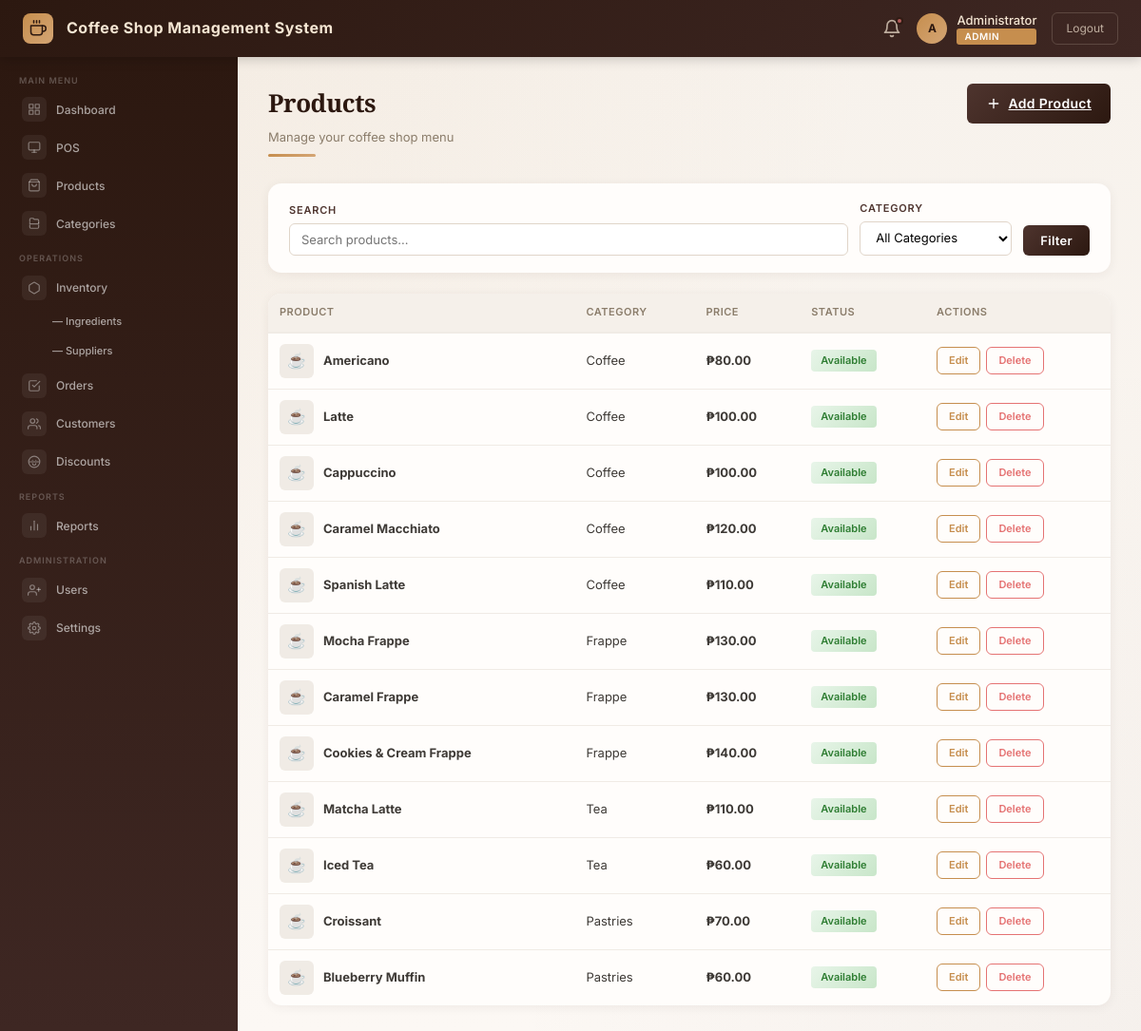
/modules/products/products.php (signed in), run on the app's committed database.
### tables this page shows
CREATE TABLE products (
    product_id    INT           AUTO_INCREMENT PRIMARY KEY,
    name          VARCHAR(100)  NOT NULL,
    description   TEXT          DEFAULT NULL,
    price         DECIMAL(10,2) NOT NULL,
    category_id   INT           DEFAULT NULL,
    image         VARCHAR(255)  DEFAULT NULL,
    status        ENUM('available', 'unavailable') NOT NULL DEFAULT 'available',
    created_at    TIMESTAMP     DEFAULT CURRENT_TIMESTAMP,
    updated_at    TIMESTAMP     DEFAULT CURRENT_TIMESTAMP ON UPDATE CURRENT_TIMESTAMP,
    FOREIGN KEY (category_id) REFERENCES categories(category_id) ON DELETE SET NULL
);

CREATE TABLE categories (
    category_id   INT          AUTO_INCREMENT PRIMARY KEY,
    name          VARCHAR(100) NOT NULL UNIQUE,
    description   TEXT         DEFAULT NULL,
    created_at    TIMESTAMP    DEFAULT CURRENT_TIMESTAMP
);

### modules/products/products.php (the view, shortened to what this page needs)
<?php
require_once __DIR__ . '/../../includes/auth.php';
$search = $_GET['search'] ?? '';
$sql = "SELECT p.*, c.name AS category_name FROM products p LEFT JOIN categories c ON p.category_id = c.category_id WHERE 1=1";
$params = [];
$sql .= " ORDER BY p.created_at DESC";
$stmt = $pdo->prepare($sql);
$stmt->execute($params);
$products = $stmt->fetchAll();
require_once __DIR__ . '/../../includes/dashboard_header.php';
?>
<div class="page-header">
    <div class="page-header-left">
        <h1>Products</h1>
        <p>Manage your coffee shop menu</p>
        <div class="page-header-accent"></div>
    </div>
    <a href="add_product.php" class="btn-primary" style="width:auto;padding:10px 20px;">
        <svg viewBox="0 0 24 24" fill="none" stroke="currentColor" stroke-width="2" stroke-linecap="round" stroke-linejoin="round" style="width:16px;height:16px;"><line x1="12" y1="5" x2="12" y2="19"/><line x1="5" y1="12" x2="19" y2="12"/></svg>
        Add Product
    </a>
</div>
<div class="card" style="margin-bottom:22px;">
    <div class="card-body">
        <form method="GET" style="display:flex;gap:12px;align-items:end;flex-wrap:wrap;">
            <div style="flex:1;min-width:200px;">
                <label style="display:block;font-size:11px;font-weight:600;color:var(--coffee-medium);margin-bottom:4px;text-transform:uppercase;letter-spacing:0.8px;">Search</label>
                <input type="text" name="search" value="<?= htmlspecialchars($search) ?>" placeholder="Search products..." style="width:100%;padding:8px 12px;border:1.5px solid var(--border-med);border-radius:6px;font-size:13px;font-family:'Inter',sans-serif;outline:none;transition:border-color 0.2s;" onfocus="this.style.borderColor='var(--coffee-gold)'" onblur="this.style.borderColor=''" />
            </div>
            <div style="min-width:160px;">
                <label style="display:block;font-size:11px;font-weight:600;color:var(--coffee-medium);margin-bottom:4px;text-transform:uppercase;letter-spacing:0.8px;">Category</label>
                <select name="category" style="width:100%;padding:8px 12px;border:1.5px solid var(--border-med);border-radius:6px;font-size:13px;font-family:'Inter',sans-serif;outline:none;background:#fff;cursor:pointer;" onchange="this.form.submit()">
                    <option value="">All Categories</option>
                </select>
            </div>
            <button type="submit" class="btn-primary" style="width:auto;padding:8px 18px;font-size:13px;">Filter</button>
        </form>
    </div>
</div>
<div class="card">
    <div class="card-body" style="padding:0;">
        <?php if (empty($products)): ?>
            <p class="empty-state">No products found</p>
        <?php else: ?>
            <table class="table">
                <thead>
                    <tr>
                        <th>Product</th>
                        <th>Category</th>
                        <th>Price</th>
                        <th>Status</th>
                        <th>Actions</th>
                    </tr>
                </thead>
                <tbody>
                    <?php foreach ($products as $p): ?>
                        <tr>
                            <td>
                                <span style="display:flex;align-items:center;gap:10px;">
                                    <?php if ($p['image']): ?>
                                        <img src="<?= BASE_URL ?>/uploads/products/<?= htmlspecialchars($p['image']) ?>" alt="" style="width:36px;height:36px;border-radius:6px;object-fit:cover;background:var(--border-light);">
                                    <?php else: ?>
                                        <span style="width:36px;height:36px;border-radius:6px;background:var(--border-light);display:flex;align-items:center;justify-content:center;font-size:16px;">☕</span>
                                    <?php endif; ?>
                                    <strong><?= htmlspecialchars($p['name']) ?></strong>
                                </span>
                            </td>
                            <td><?= htmlspecialchars($p['category_name'] ?? 'Uncategorized') ?></td>
                            <td><strong>₱<?= number_format($p['price'], 2) ?></strong></td>
                            <td>
                                <span class="badge" style="background:<?= $p['status'] === 'available' ? 'linear-gradient(135deg,#E8F5E9,#C8E6C9)' : 'linear-gradient(135deg,#FCE4EC,#F8BBD0)' ?>;color:<?= $p['status'] === 'available' ? '#2E7D32' : '#C62828' ?>;">
                                    <?= ucfirst($p['status']) ?>
                                </span>
                            </td>
                            <td>
                                <span style="display:flex;gap:6px;">
                                    <a href="edit_product.php?id=<?= $p['product_id'] ?>" class="btn-outline" style="width:auto;padding:5px 12px;font-size:11px;">Edit</a>
                                    <a href="delete_product.php?id=<?= $p['product_id'] ?>" class="btn-outline" style="width:auto;padding:5px 12px;font-size:11px;border-color:var(--accent-coral);color:var(--accent-coral);" onclick="return confirm('Delete this product?')">Delete</a>
                                </span>
                            </td>
                        </tr>
                    <?php endforeach; ?>
                </tbody>
            </table>
        <?php endif; ?>
    </div>
</div>
<?php require_once __DIR__ . '/../../includes/dashboard_footer.php'; ?>

### assets/css/style.css (style rules this page uses)
*, *::before, *::after { margin: 0; padding: 0; box-sizing: border-box; }
:root { --coffee-dark: #2C1810; --coffee-espresso: #3E2723; --coffee-medium: #4E342E; --coffee-mocha: #5D4037; --coffee-light: #6D4C41; --coffee-caramel: #A67C52; --coffee-gold: #C68E4E; --coffee-latte: #D4A574; --coffee-cream: #F5E6D3; --coffee-foam: #FEF9F3; --accent-teal: #4DB6AC; --accent-coral: #E57373; --accent-sunset: #FFB74D; --accent-sage: #81C784; --accent-lavender: #9575CD; --accent-ocean: #64B5F6; --bg-warm: #FCF8F4; --bg-card: #FFFFFF; --bg-sidebar: #FFFFFF; --text-dark: #1A1A1A; --text-body: #3E3A36; --text-muted: #8B7D6B; --text-light: #B8A99A; --border-light: #F0EBE5; --border-med: #E0D5C9; --shadow-sm: 0 1px 3px rgba(44, 24, 16, 0.06); --shadow-md: 0 4px 16px rgba(44, 24, 16, 0.08); --shadow-lg: 0 8px 32px rgba(44, 24, 16, 0.12); --shadow-card: 0 2px 12px rgba(44, 24, 16, 0.06); --radius-sm: 6px; --radius-md: 10px; --radius-lg: 14px; --radius-xl: 20px; --transition: 0.3s ease; }
html, body { height: 100%; font-family: 'Inter', sans-serif; background: linear-gradient(135deg, var(--coffee-dark), var(--coffee-medium), var(--coffee-light)); color: var(--text-body); line-height: 1.6; }
.btn-primary { display: inline-flex; align-items: center; justify-content: center; gap: 8px; width: 100%; padding: 11px 20px; background: linear-gradient(135deg, var(--coffee-medium), var(--coffee-dark)); border: none; border-radius: var(--radius-sm); color: var(--bg-card); font-size: 14px; font-weight: 600; font-family: 'Inter', sans-serif; cursor: pointer; transition: all 0.3s ease; position: relative; overflow: hidden; letter-spacing: 0.3px; }
.btn-outline { display: inline-flex; align-items: center; justify-content: center; gap: 8px; width: 100%; padding: 10px 20px; border: 1.5px solid var(--coffee-gold); border-radius: var(--radius-sm); color: var(--coffee-gold); font-size: 13px; font-weight: 600; font-family: 'Inter', sans-serif; background: transparent; cursor: pointer; text-decoration: none; transition: all 0.25s ease; }
body.dashboard-page { background: linear-gradient(135deg, #EDE6DD 0%, #F5EFE8 40%, #FCF8F4 100%); }
.page-header { margin-bottom: 28px; display: flex; align-items: flex-start; justify-content: space-between; flex-wrap: wrap; gap: 12px; }
.page-header-left h1 { font-family: 'Playfair Display', serif; font-size: 26px; font-weight: 700; color: var(--coffee-dark); margin-bottom: 4px; letter-spacing: -0.5px; }
.page-header-left p { color: var(--text-muted); font-size: 13px; }
.page-header-accent { width: 50px; height: 3px; background: linear-gradient(90deg, var(--coffee-gold), var(--coffee-latte)); border-radius: 3px; margin-top: 8px; }
.card { background: #FFFDFB; border-radius: var(--radius-lg); box-shadow: var(--shadow-card); overflow: hidden; transition: box-shadow 0.3s ease; }
.card-body { padding: 18px 22px; }
.table { width: 100%; border-collapse: collapse; font-size: 13px; }
.table thead th { text-align: left; padding: 11px 12px; font-size: 11px; font-weight: 600; text-transform: uppercase; letter-spacing: 0.5px; color: var(--text-muted); border-bottom: 2px solid var(--border-light); background: #F5F0EA; }
.table thead th:first-child { border-radius: 6px 0 0 0; }
.table thead th:last-child { border-radius: 0 6px 0 0; }
.table tbody td { padding: 11px 12px; border-bottom: 1px solid var(--border-light); color: var(--text-body); }
.table tbody tr:last-child td { border-bottom: none; }
.table tbody tr { transition: background 0.15s ease; }
.badge { display: inline-block; padding: 3px 10px; border-radius: 4px; font-size: 11px; font-weight: 600; }

### data on the page
products: name "Americano", category.name "Coffee", price "80.00", status "Available"
products: name "Latte", category.name "Coffee", price "100.00", status "Available"
products: name "Cappuccino", category.name "Coffee", price "100.00", status "Available"
products: name "Caramel Macchiato", category.name "Coffee", price "120.00", status "Available"
products: name "Spanish Latte", category.name "Coffee", price "110.00", status "Available"
products: name "Mocha Frappe", category.name "Frappe", price "130.00", status "Available"
products: name "Caramel Frappe", category.name "Frappe", price "130.00", status "Available"
products: name "Cookies & Cream Frappe", category.name "Frappe", price "140.00", status "Available"
products: name "Matcha Latte", category.name "Tea", price "110.00", status "Available"
products: name "Iced Tea", category.name "Tea", price "60.00", status "Available"
products: name "Croissant", category.name "Pastries", price "70.00", status "Available"
products: name "Blueberry Muffin", category.name "Pastries", price "60.00", status "Available"

### other printed values
APP_NAME "Coffee Shop Management System"
substr($_SESSION['full_name'] ?? $_SESSION['username'], 0, 1) "A"
$_SESSION['full_name'] "Administrator"
$_SESSION['role'] "ADMIN"
